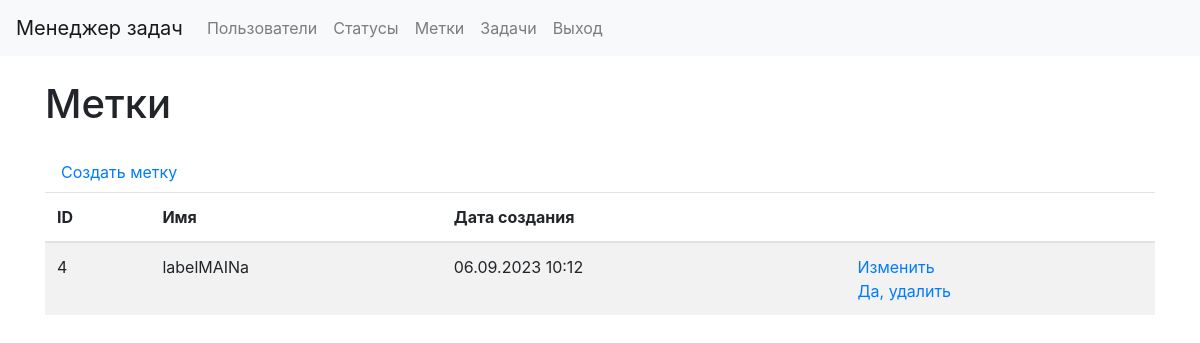
The page /labels/ (signed in) on the database as committed earlier.
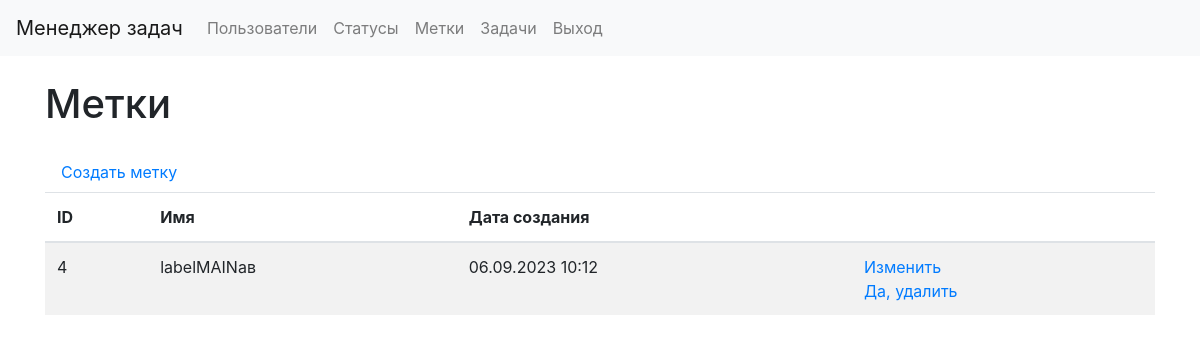
The same page on the database as committed later.
### labels/models.py (models this page shows, shortened)
class Label(models.Model):
    name = models.CharField(
        max_length=100,
        db_index=True,
        verbose_name="Статус"
    )
    created_at = models.DateTimeField(
        auto_now_add=True,
        verbose_name="Время создания"
    )
    updated_at = models.DateTimeField(
        auto_now=True,
        verbose_name="Время изменения"
    )
    class Meta:
        verbose_name = 'Метка'
        verbose_name_plural = 'Метки'
        ordering = ['id']

### labels/views.py (the view)
# urls.py: path('', LabelsList.as_view(), name="labels_list"),
class LabelsList(LoginRequiredMixin, DataMixin, ListView):
    model = Label
    template_name = "labels/labels_list.html"
    context_object_name = "labels"
    def get_context_data(self, *, object_list=None, **kwargs):
        context = super().get_context_data(**kwargs)
        c_def = self.get_user_context(title=_("Labels"))
        return context | c_def
    def get_queryset(self):
        return Label.objects.all()

### task_manager/utils.py (called while the page is built)
    def get_user_context(self, **kwargs):
        context = kwargs
        user_menu = menu.copy()
        if self.request.user.is_authenticated:
            user_menu.pop(4)
            user_menu.pop(4)
        if not self.request.user.is_authenticated:
            user_menu.pop(1)
            user_menu.pop(1)
            user_menu.pop(1)
            user_menu.pop(3)
        context['menu'] = user_menu
        return context

### task_manager/templates/labels/labels_list.html (shortened to what this page needs)
{% extends 'layout.html' %}
{% load bootstrap4 %}
{% block content %}
{% load i18n %}
<div class="container wrapper flex-grow-1">
    <h1 class="my-4">{% trans "Labels" %}</h1>
    <a class="nav-link" href="{% url "label_create" %}"> {% trans "Create label" %} </a>
    <table class="table table-striped">
        <thead>
            <tr>
                <th>ID</th>
                <th>{% trans "Name" %}</th>
                <th>{% trans "Creation date" %}</th>
                <th></th>
            </tr>
        </thead>
        <tbody>
            {% for label in labels %}
            <tr>
                <td> {{ label.id }} </td>
                <td> {{ label.name }} </td>
                <td> {{ label.created_at|date:"d.m.Y H:i" }} </td>
                <td>
                    <a href="{% url "label_update" label.id %}">{% trans "Update" %}</a>
                    <br>
                    <a href="{% url "label_delete" label.id %}">{% trans "Delete" %}</a>
                </td>
            </tr>
            {% endfor %}
        </tbody>
    </table>
</div>
{% endblock %}

Rows that differ between the two databases and show on the page:
changed Label id 4: name "labelMAINа" → "labelMAINав"
